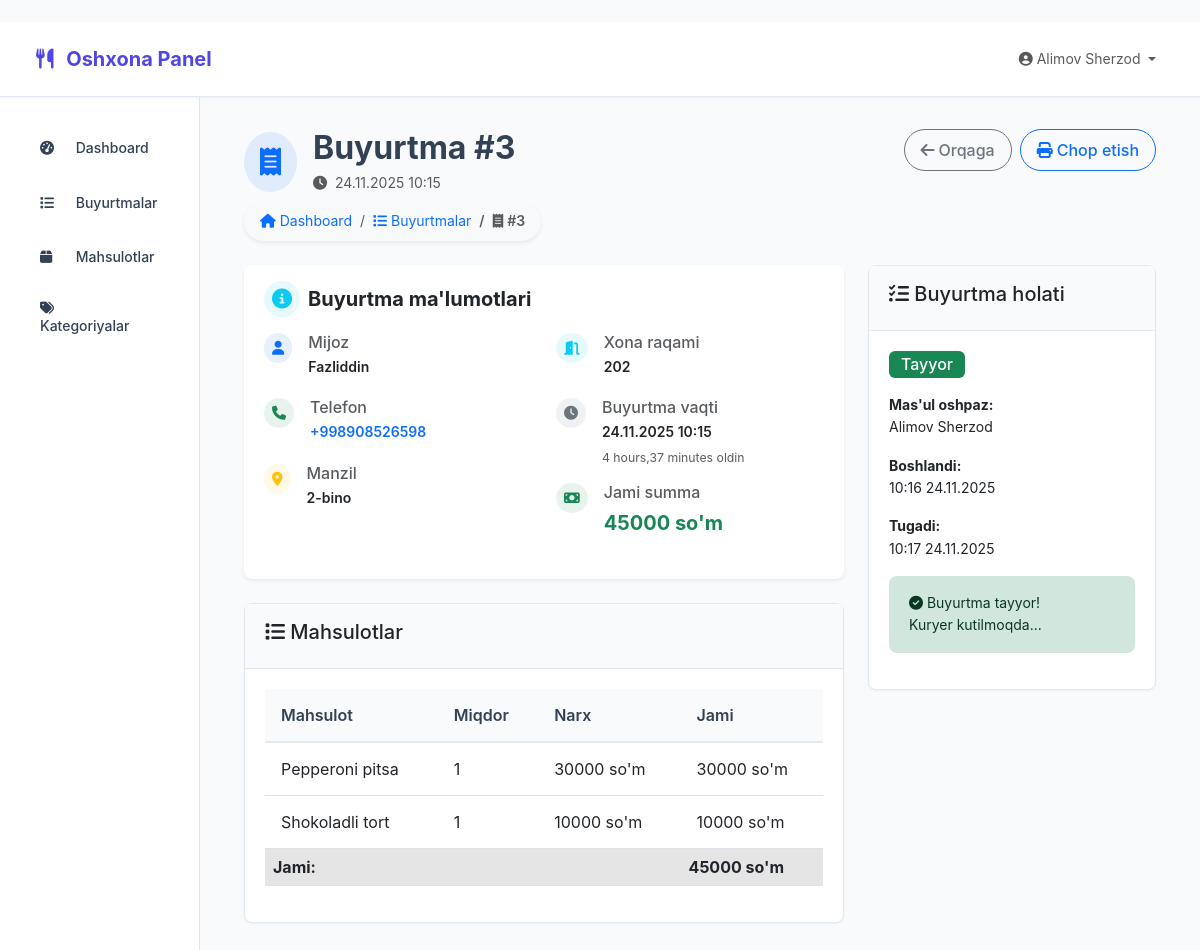
/kitchen/order/3/ (signed in), run on an earlier commit of the app's database.
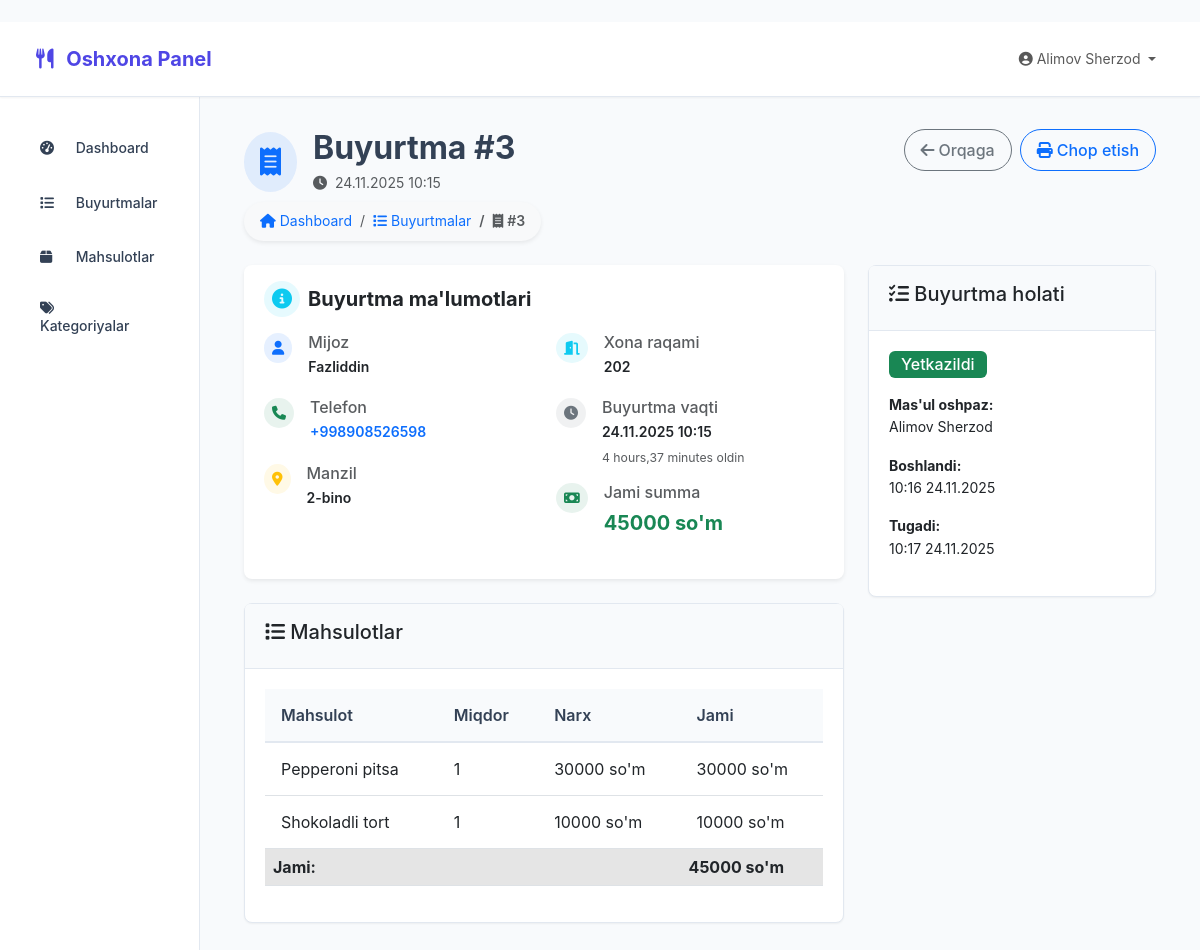
And on a later commit of the database.
### kitchen/models.py (models this page shows, shortened)
class OrderProgress(models.Model):
    STATUS_CHOICES = [
        ('received', 'Qabul qilindi'),
        ('preparing', 'Tayyorlanmoqda'),
        ('ready', 'Tayyor'),
        ('picked_up', 'Kuryer oldi'),
        ('delivered', 'Yetkazildi'),
        ('cancelled', 'Bekor qilindi'),
    ]
    order = models.OneToOneField(Order, on_delete=models.CASCADE, verbose_name="Buyurtma")
    status = models.CharField(max_length=20, choices=STATUS_CHOICES, default='received', verbose_name="Holat")
    kitchen_staff = models.ForeignKey(KitchenStaff, on_delete=models.SET_NULL, null=True, blank=True, verbose_name="Oshxona xodimi")
    preparation_time = models.PositiveIntegerField(null=True, blank=True, verbose_name="Tayyorlash vaqti (daqiqa)")
    notes = models.TextField(blank=True, verbose_name="Izohlar")
    started_at = models.DateTimeField(null=True, blank=True, verbose_name="Boshlandi")
    completed_at = models.DateTimeField(null=True, blank=True, verbose_name="Tugadi")
    updated_at = models.DateTimeField(auto_now=True, verbose_name="Yangilandi")
    class Meta:
        verbose_name = "Buyurtma holati"
        verbose_name_plural = "Buyurtma holatlari"
    def get_status_color(self):
        colors = {
            'received': 'warning',
            'preparing': 'info',
            'ready': 'success',
            'picked_up': 'primary',
            'delivered': 'success',
            'cancelled': 'danger'
        }
        return colors.get(self.status, 'secondary')

class KitchenStaff(models.Model):
    user = models.ForeignKey(User, on_delete=models.CASCADE, verbose_name="Foydalanuvchi")
    full_name = models.CharField(max_length=200, verbose_name="To'liq ism")
    phone_number = models.CharField(max_length=20, verbose_name="Telefon raqam")
    position = models.CharField(max_length=100, default="Oshpaz", verbose_name="Lavozim")
    is_active = models.BooleanField(default=True, verbose_name="Faol")
    created_at = models.DateTimeField(auto_now_add=True, verbose_name="Yaratilgan vaqt")
    class Meta:
        verbose_name = "Oshxona xodimi"
        verbose_name_plural = "Oshxona xodimlari"

### kitchen/views.py (the view)
# urls.py: path('order/<int:order_id>/', views.order_detail, name='order_detail'),
@kitchen_required
def order_detail(request, order_id):
    try:
        kitchen_staff = KitchenStaff.objects.get(user=request.user)
    except KitchenStaff.DoesNotExist:
        messages.error(request, "Siz oshxona xodimi emassiz!")
        return redirect('admin:index')
    order = get_object_or_404(Order, id=order_id)
    order_items = order.items.select_related('product').all()
    try:
        progress = order.orderprogress
    except OrderProgress.DoesNotExist:
        progress = None
    context = {
        'order': order,
        'order_items': order_items,
        'progress': progress,
        'kitchen_staff': kitchen_staff,
    }
    return render(request, 'kitchen/order_detail.html', context)

### bot/models.py (called while the page is built)
    def get_display_name(self):
        return self.full_name or self.first_name or self.username or "Foydalanuvchi"

    def get_total_price(self):
        return self.quantity * self.price

### users/models.py (called while the page is built)
    def can_access_kitchen(self):
        return self.role in [self.KITCHEN_STAFF, self.ADMIN] or self.is_superuser

### templates/kitchen/order_detail.html (shortened to what the changed rows need)
{% extends 'kitchen/base.html' %}
{% block content %}
<div class="container">
    <div class="row mb-4">
        <div class="col-12">
            <div class="d-flex justify-content-between align-items-start flex-wrap gap-3">
                <div>
                    <div class="d-flex align-items-center mb-2">
                        <div>
                            <h1 class="h2 mb-1 fw-bold">Buyurtma #{{ order.id }}</h1>
                        </div>
                    </div>
                </div>
            </div>
        </div>
    </div>
<div class="row">
    <div class="col-lg-8">
        <div class="card mt-3">
            <div class="card-body">
                <div class="table-responsive">
                    <table class="table">
                        <thead>
                            <tr>
                                <th>Mahsulot</th>
                                <th>Miqdor</th>
                                <th>Narx</th>
                                <th>Jami</th>
                            </tr>
                        </thead>
                        <tfoot>
                            <tr class="table-active">
                                <th colspan="3">Jami:</th>
                                <th>{{ order.total_amount|floatformat:0 }} so'm</th>
                            </tr>
                        </tfoot>
                    </table>
                </div>
            </div>
        </div>
    </div>
    <div class="col-md-4">
        <div class="card">
            <div class="card-body">
                {% if progress %}
                    <div class="mb-3">
                        <span class="badge bg-{{ progress.get_status_color }} fs-6">
                            {{ progress.get_status_display }}
                        </span>
                    </div>
                    {% if progress.kitchen_staff %}
                        <p><strong>Mas'ul oshpaz:</strong><br>
                        {{ progress.kitchen_staff.full_name }}</p>
                    {% endif %}
                    {% if progress.started_at %}
                        <p><strong>Boshlandi:</strong><br>
                        {{ progress.started_at|date:"H:i d.m.Y" }}</p>
                    {% endif %}
                    {% if progress.completed_at %}
                        <p><strong>Tugadi:</strong><br>
                        {{ progress.completed_at|date:"H:i d.m.Y" }}</p>
                    {% endif %}
                    <div class="d-grid gap-2">
                        {% if progress.status == 'received' %}
                            <button class="btn btn-success" data-order-id="{{ order.id }}" data-action="start">
                                <i class="fas fa-play"></i> Tayyorlashni boshlash
                            </button>
                        {% elif progress.status == 'preparing' %}
                            <button class="btn btn-primary" data-order-id="{{ order.id }}" data-action="complete">
                                <i class="fas fa-check"></i> Tayyor deb belgilash
                            </button>
                        {% elif progress.status == 'ready' %}
                            <div class="alert alert-success">
                                <i class="fas fa-check-circle"></i> Buyurtma tayyor!<br>
                                Kuryer kutilmoqda...
                            </div>
                        {% endif %}
                    </div>
                {% endif %}
            </div>
        </div>
    </div>
</div>
{% endblock %}

What changed in the data, as far as the page shows it:
changed OrderProgress "Alimov Sherzod": status "Tayyor" → "Yetkazildi"
Also different on the page:
text no longer shown: "Buyurtma tayyor! Kuryer kutilmoqda..."
